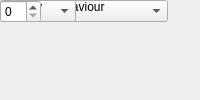
<?xml version="1.0" encoding="UTF-8"?>
<ui version="4.0">
 <class>MainWindow</class>
 <widget class="QMainWindow" name="MainWindow">
  <property name="windowTitle"><string>Convert with Overflow</string></property>
  <widget class="QWidget" name="centralwidget">
   <!-- NOTE: this is a simplified structural mirror of the generated
        <module>_ui.py, not a full round-trip Designer file. Regenerate
        both from the same spec if you need to edit layout by hand. -->
       <widget class="QLabel" name="label_bit_width_i">
     <property name="text"><string>Bit Width In</string></property>
    </widget>
       <widget class="QSpinBox" name="bit_width_i"/>
       <widget class="QLabel" name="label_binary_point_i">
     <property name="text"><string>Binary Point In</string></property>
    </widget>
       <widget class="QSpinBox" name="binary_point_i"/>
       <widget class="QLabel" name="label_bit_width_o">
     <property name="text"><string>Bit Width Out</string></property>
    </widget>
       <widget class="QSpinBox" name="bit_width_o"/>
       <widget class="QLabel" name="label_binary_point_o">
     <property name="text"><string>Binary Point Out</string></property>
    </widget>
       <widget class="QSpinBox" name="binary_point_o"/>
       <widget class="QLabel" name="label_quantization">
     <property name="text"><string>Quantization Behaviour</string></property>
    </widget>
       <widget class="QComboBox" name="quantization">
     <item><property name="text"><string>Truncate</string></property></item>
     <item><property name="text"><string>Round  (unbiased: +/- Inf)</string></property></item>
    </widget>
       <widget class="QLabel" name="label_overflow">
     <property name="text"><string>Overflow Behaviour</string></property>
    </widget>
       <widget class="QComboBox" name="overflow">
     <item><property name="text"><string>Wrap</string></property></item>
     <item><property name="text"><string>Saturate</string></property></item>
    </widget>
       <widget class="QLabel" name="label_csp_latency">
     <property name="text"><string>Latency</string></property>
    </widget>
       <widget class="QSpinBox" name="csp_latency"/>
  </widget>
 </widget>
 <resources/>
 <connections/>
</ui>
